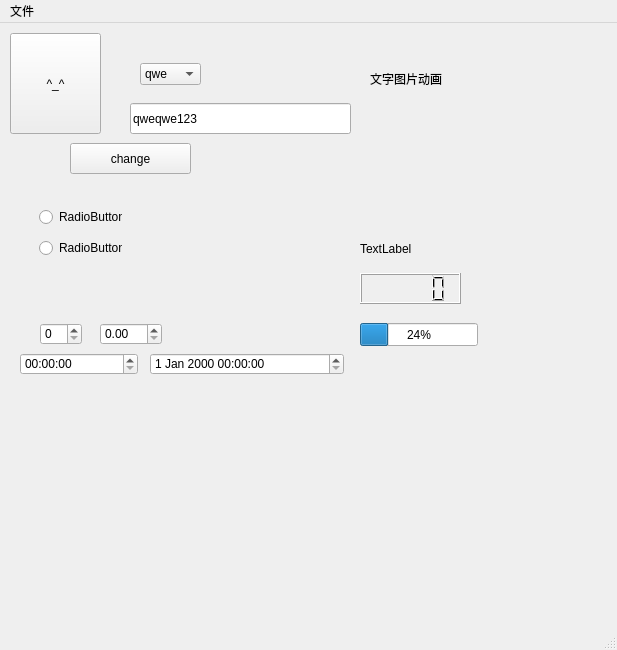
<?xml version="1.0" encoding="UTF-8"?>
<ui version="4.0">
 <class>MainWindow</class>
 <widget class="QMainWindow" name="MainWindow">
  <property name="geometry">
   <rect>
    <x>0</x>
    <y>0</y>
    <width>617</width>
    <height>650</height>
   </rect>
  </property>
  <property name="windowTitle">
   <string>MainWindow</string>
  </property>
  <widget class="QWidget" name="centralwidget">
   <widget class="QPushButton" name="button1">
    <property name="geometry">
     <rect>
      <x>10</x>
      <y>10</y>
      <width>91</width>
      <height>101</height>
     </rect>
    </property>
    <property name="text">
     <string>^_^</string>
    </property>
   </widget>
   <widget class="QStackedWidget" name="stackedWidget">
    <property name="geometry">
     <rect>
      <x>30</x>
      <y>170</y>
      <width>101</width>
      <height>81</height>
     </rect>
    </property>
    <property name="currentIndex">
     <number>2</number>
    </property>
    <widget class="QWidget" name="page">
     <layout class="QVBoxLayout" name="verticalLayout">
      <item>
       <widget class="QPushButton" name="pushButton">
        <property name="text">
         <string>PushButton</string>
        </property>
       </widget>
      </item>
      <item>
       <widget class="QPushButton" name="pushButton_2">
        <property name="text">
         <string>PushButton</string>
        </property>
       </widget>
      </item>
     </layout>
    </widget>
    <widget class="QWidget" name="page_2"/>
    <widget class="QWidget" name="page_4">
     <layout class="QVBoxLayout" name="verticalLayout_2">
      <item>
       <widget class="QRadioButton" name="radioButton">
        <property name="text">
         <string>RadioButton</string>
        </property>
       </widget>
      </item>
      <item>
       <widget class="QRadioButton" name="radioButton_2">
        <property name="text">
         <string>RadioButton</string>
        </property>
       </widget>
      </item>
     </layout>
    </widget>
    <widget class="QWidget" name="page_3">
     <layout class="QGridLayout" name="gridLayout">
      <item row="0" column="0">
       <widget class="QCheckBox" name="checkBox">
        <property name="text">
         <string>CheckBox</string>
        </property>
       </widget>
      </item>
     </layout>
    </widget>
   </widget>
   <widget class="QPushButton" name="change">
    <property name="geometry">
     <rect>
      <x>70</x>
      <y>120</y>
      <width>121</width>
      <height>31</height>
     </rect>
    </property>
    <property name="text">
     <string>change</string>
    </property>
   </widget>
   <widget class="QComboBox" name="comboBox">
    <property name="geometry">
     <rect>
      <x>140</x>
      <y>40</y>
      <width>61</width>
      <height>22</height>
     </rect>
    </property>
    <item>
     <property name="text">
      <string>qwe</string>
     </property>
    </item>
    <item>
     <property name="text">
      <string>qwe</string>
     </property>
    </item>
   </widget>
   <widget class="QLineEdit" name="lineEdit">
    <property name="geometry">
     <rect>
      <x>130</x>
      <y>80</y>
      <width>221</width>
      <height>31</height>
     </rect>
    </property>
    <property name="text">
     <string>qweqwe123</string>
    </property>
   </widget>
   <widget class="QSpinBox" name="spinBox">
    <property name="geometry">
     <rect>
      <x>40</x>
      <y>300</y>
      <width>42</width>
      <height>22</height>
     </rect>
    </property>
   </widget>
   <widget class="QDoubleSpinBox" name="doubleSpinBox">
    <property name="geometry">
     <rect>
      <x>100</x>
      <y>300</y>
      <width>62</width>
      <height>22</height>
     </rect>
    </property>
   </widget>
   <widget class="QTimeEdit" name="timeEdit">
    <property name="geometry">
     <rect>
      <x>20</x>
      <y>330</y>
      <width>118</width>
      <height>22</height>
     </rect>
    </property>
   </widget>
   <widget class="QDateTimeEdit" name="dateTimeEdit">
    <property name="geometry">
     <rect>
      <x>150</x>
      <y>330</y>
      <width>194</width>
      <height>22</height>
     </rect>
    </property>
   </widget>
   <widget class="QLabel" name="Ltext">
    <property name="geometry">
     <rect>
      <x>370</x>
      <y>30</y>
      <width>161</width>
      <height>51</height>
     </rect>
    </property>
    <property name="text">
     <string>文字图片动画</string>
    </property>
   </widget>
   <widget class="QLabel" name="LImage">
    <property name="geometry">
     <rect>
      <x>360</x>
      <y>90</y>
      <width>191</width>
      <height>111</height>
     </rect>
    </property>
    <property name="text">
     <string/>
    </property>
    <property name="pixmap">
     <pixmap>E:/图片/壁纸/Cyberpunk (46).jpg</pixmap>
    </property>
    <property name="scaledContents">
     <bool>true</bool>
    </property>
   </widget>
   <widget class="QLabel" name="LURL">
    <property name="geometry">
     <rect>
      <x>360</x>
      <y>190</y>
      <width>151</width>
      <height>71</height>
     </rect>
    </property>
    <property name="text">
     <string>TextLabel</string>
    </property>
   </widget>
   <widget class="QLCDNumber" name="lcdNumber">
    <property name="geometry">
     <rect>
      <x>360</x>
      <y>250</y>
      <width>101</width>
      <height>31</height>
     </rect>
    </property>
   </widget>
   <widget class="QProgressBar" name="progressBar">
    <property name="geometry">
     <rect>
      <x>360</x>
      <y>300</y>
      <width>118</width>
      <height>23</height>
     </rect>
    </property>
    <property name="value">
     <number>24</number>
    </property>
   </widget>
  </widget>
  <widget class="QMenuBar" name="menubar">
   <property name="geometry">
    <rect>
     <x>0</x>
     <y>0</y>
     <width>617</width>
     <height>17</height>
    </rect>
   </property>
   <widget class="QMenu" name="menu">
    <property name="title">
     <string>文件</string>
    </property>
    <addaction name="actionOpen_File"/>
   </widget>
   <addaction name="menu"/>
  </widget>
  <widget class="QStatusBar" name="statusbar"/>
  <action name="actionOpen_File">
   <property name="text">
    <string>Open File</string>
   </property>
  </action>
 </widget>
 <resources/>
 <connections>
  <connection>
   <sender>button1</sender>
   <signal>clicked()</signal>
   <receiver>MainWindow</receiver>
   <slot>close()</slot>
   <hints>
    <hint type="sourcelabel">
     <x>199</x>
     <y>115</y>
    </hint>
    <hint type="destinationlabel">
     <x>399</x>
     <y>299</y>
    </hint>
   </hints>
  </connection>
 </connections>
</ui>
